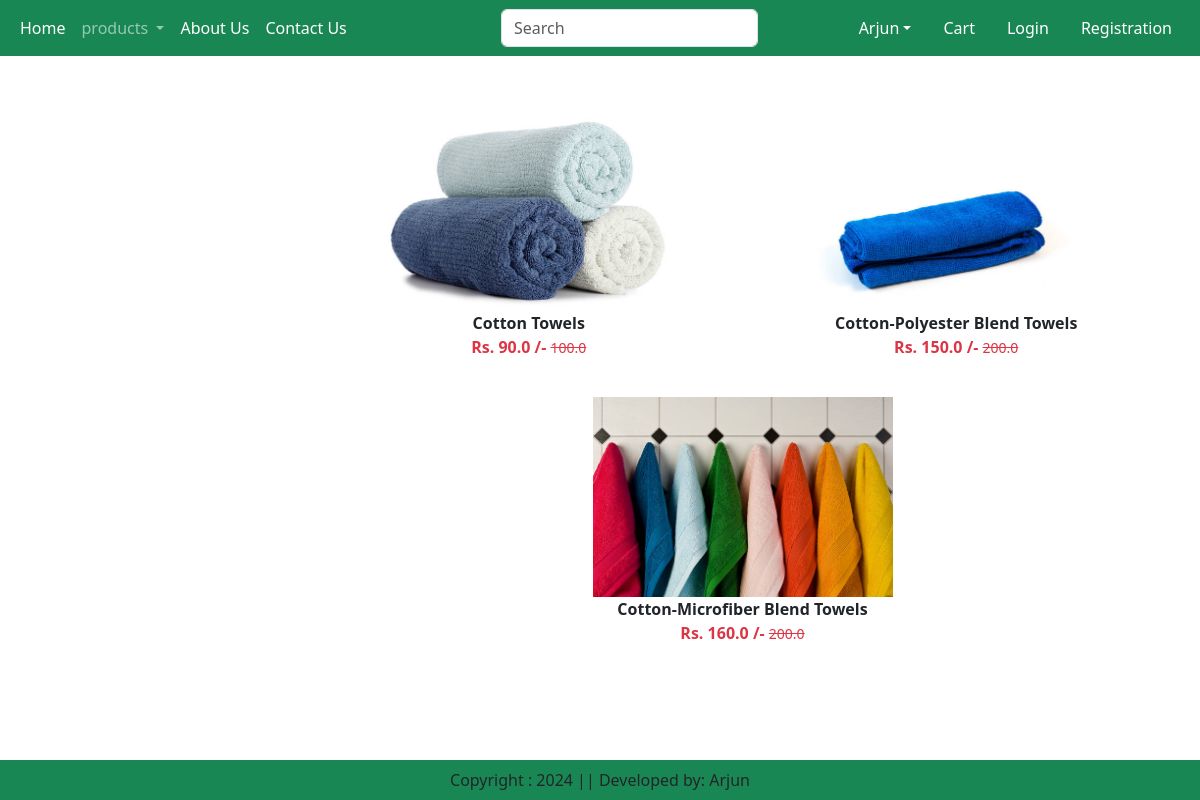
Page /category/TW on the committed database.
### app/models.py (models this page shows, shortened)
class Product(models.Model):
    title = models.CharField(max_length=100)
    selling_price = models.FloatField()
    discounted_price = models.FloatField()
    description = models.TextField()
    composition = models.TextField(default="")
    prodapp = models.TextField(default="")
    category = models.CharField(choices=CATEGORY_CHOICES, max_length=2)
    product_image = models.ImageField(upload_to='product')

### app/views.py (the view)
# urls.py: path('category/<slug:val>', views.CategoryView.as_view(), name="category"),
class CategoryView(View):
    def get(self, request, val):
        products = Product.objects.filter(category=val)
        title = Product.objects.filter(category=val).values('title')
        return render(request, "app/category.html", locals())

### app/templates/app/category.html (shortened to what this page needs)
{% extends "app/base.html" %}
{% load static %}
{% block main-content %}
    <div class="container my-5">
        <div class="row">
            <div class="col-sm-3">
            </div>
            <div class="col-sm-9">
                <div class="row">
                    {% for prod in products %}
                        <div class="col text-center mb-4">
                            <a href="{% url "product-detail"  prod.id %}" class="btn">
                                <div>
                                    <img src="{{ prod.product_image.url }}" width="300px" height="200px" />
                                    <div class="fw-bold">{{ prod.title }}</div>
                                    <div class="fw-bold text-danger">
                                        Rs. {{ prod.discounted_price }} /-
                                        <small class="fw-light text-decoration-line-through">{{ prod.selling_price }}</small>
                                    </div>
                                </div>
                            </a>
                        </div>
                    {% endfor %}
                </div>
            </div>
        </div>
    </div>
{% endblock main-content %}

### rows in the picture
Product: product_image (picture), title "Cotton Towels", discounted_price "90.0", selling_price "100.0"
Product: product_image (picture), title "Cotton-Polyester Blend Towels", discounted_price "150.0", selling_price "200.0"
Product: product_image (picture), title "Cotton-Microfiber Blend Towels", discounted_price "160.0", selling_price "200.0"
